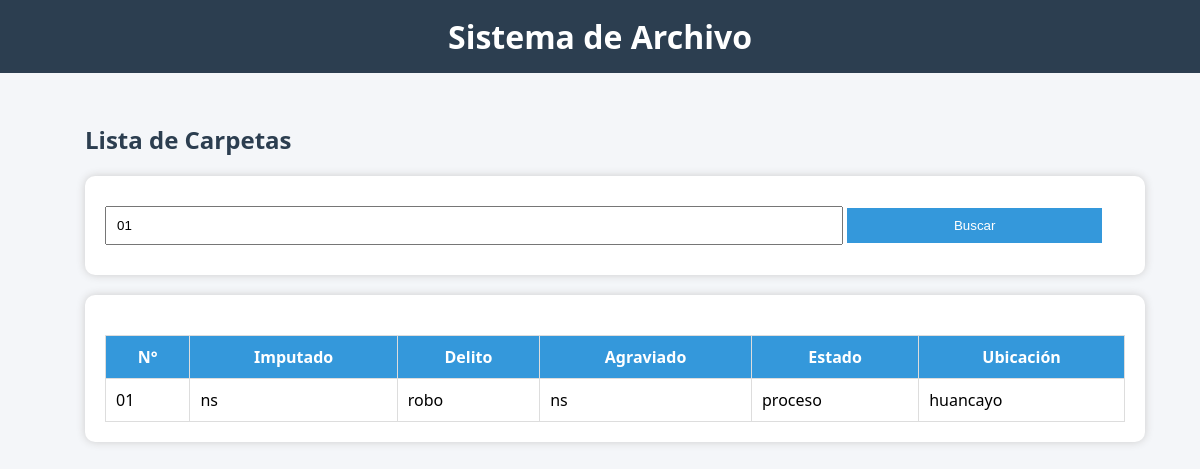
The page /views/carpeta/listar.php?buscar=01 (signed in) on the database its author committed.
### tables this page shows
CREATE TABLE `carpeta_fiscal` (
  `id` int(11) NOT NULL,
  `numero_carpeta` varchar(50) NOT NULL,
  `imputado` varchar(100) NOT NULL,
  `delito` varchar(100) NOT NULL,
  `agraviado` varchar(100) NOT NULL,
  `estado` varchar(50) NOT NULL,
  `ubicacion` varchar(100) NOT NULL
);

### views/carpeta/listar.php (the view, shortened to what this page needs)
<?php
include("../../config/conexion.php");
include("../layouts/header.php");
$buscar = "";
if (isset($_GET['buscar'])) {
    $buscar = $_GET['buscar'];
    $sql = "SELECT * FROM carpeta_fiscal WHERE numero_carpeta='$buscar'";
} else {
    $sql = "SELECT * FROM carpeta_fiscal";
}
$result = $conn->query($sql);
?>
<div class="container">
    <h2>Lista de Carpetas</h2>
    <div class="card">
        <form method="GET">
            <input type="text" name="buscar" placeholder="Buscar por número de carpeta" value="<?php echo $buscar; ?>">
            <button type="submit">Buscar</button>
        </form>
    </div>
    <div class="card">
        <table>
            <tr>
                <th>N°</th>
                <th>Imputado</th>
                <th>Delito</th>
                <th>Agraviado</th>
                <th>Estado</th>
                <th>Ubicación</th>
            </tr>
            <?php
            if ($result->num_rows > 0) {
                while($row = $result->fetch_assoc()) { ?>
                <tr>
                    <td><?php echo $row['numero_carpeta']; ?></td>
                    <td><?php echo $row['imputado']; ?></td>
                    <td><?php echo $row['delito']; ?></td>
                    <td><?php echo $row['agraviado']; ?></td>
                    <td><?php echo $row['estado']; ?></td>
                    <td><?php echo $row['ubicacion']; ?></td>
                </tr>
            <?php }
            } ?>
        </table>
    </div>
</div>
<?php include("../layouts/footer.php"); ?>

### public/css/estilos.css (style rules this page uses)
body { font-family: 'Segoe UI', sans-serif; background-color: #f4f6f9; margin: 0; }
.container { width: 1060px; margin: auto; padding: 15px; }
h2 { color: #2c3e50; }
.card { background: white; padding: 20px; margin-top: 20px; border-radius: 10px; box-shadow: 0px 0px 8px #ccc; }
input, select { width: 100%; padding: 10px; margin: 10px 0; }
button { background: #3498db; color: white; padding: 10px; border: none; cursor: pointer; width: 100%; }
table { width: 100%; border-collapse: collapse; margin-top: 20px; background: white; }
th { background: #3498db; color: white; }
td, th { padding: 10px; border: 1px solid #ddd; }
form input { width: 70%; display: inline-block; }
form button { width: 25%; display: inline-block; }

### rows shown on the page
carpeta_fiscal: numero_carpeta "01", imputado "ns", delito "robo", agraviado "ns", estado "proceso", ubicacion "huancayo"
